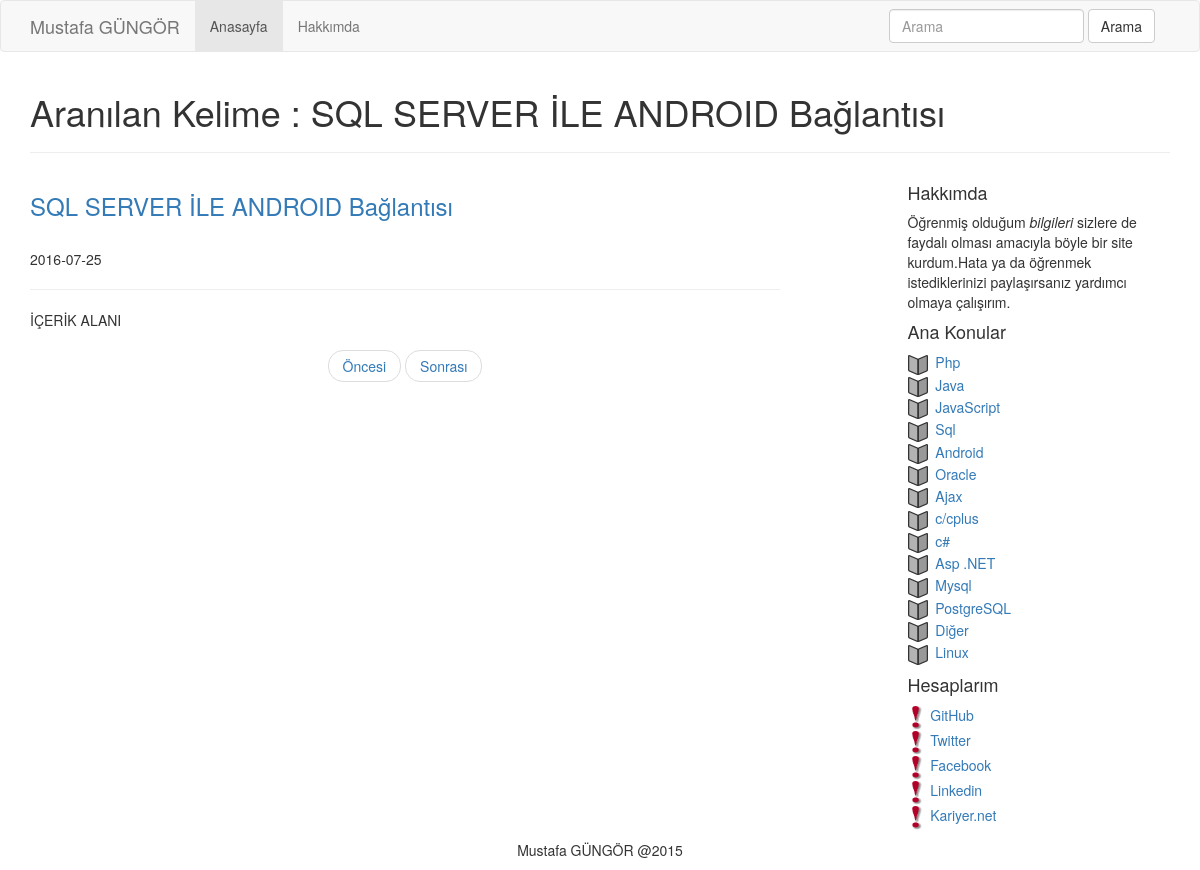
The app's page /page/search.php?isim=SQL SERVER İLE ANDROID Bağlantısı with its own data.
### tables this page shows
CREATE TABLE IF NOT EXISTS `blog` (
  `blog_id` int(11) NOT NULL AUTO_INCREMENT,
  `baslik_id` text NOT NULL,
  `blog_title` text NOT NULL,
  `blog_main` text NOT NULL,
  `blog_aciklama` text NOT NULL,
  `blog_date` date NOT NULL,
  PRIMARY KEY (`blog_id`)
);

CREATE TABLE IF NOT EXISTS `diller` (
  `konu_id` int(11) NOT NULL AUTO_INCREMENT,
  `konu_ad` varchar(50) NOT NULL,
  PRIMARY KEY (`konu_id`)
);

### page/arama.php (called while the page is built)
<?php $komut="select * from blog where blog_title like'%".$gelen."%'"; ?>

### page/menu_ceklocal.php (the view)
<?php
	$menucek=mysql_query("select * from diller");
	while($oku=mysql_fetch_assoc($menucek)){
				echo '<li><a href="mainpage.php?konu_ad='.$oku['konu_ad'].'"><img src="../img/message.png" width="20" height="20">&nbsp;&nbsp;'.$oku['konu_ad'].'</a></li>';
				}
?>

### page/search.php (shortened to what this page needs)
<?php
  $gelen=$_GET['isim'];
?>
<!DOCTYPE html>
<html lang="en">
<head>
<link rel="stylesheet" href="../css/bootstrap.css">
</head>
<body>
<nav class="navbar navbar-default">
  <div class="container">
    <div class="navbar-header">
      <a class="navbar-brand" href="#">Mustafa GÜNGÖR</a> </div>
    <div class="collapse navbar-collapse" id="myDefaultNavbar1">
      <ul class="nav navbar-nav">
        <li class="active"><a href="../index.php">Anasayfa <span class="sr-only">(current)</span></a></li>
        <li><a href="../hakkimda.php">Hakkımda</a></li>
      </ul>
      <form class="navbar-form navbar-right" role="search" method="get" action="search.php">
        <div class="form-group">
          <input type="text" name="isim" id="arama" class="form-control" placeholder="Arama">
        </div>
        <button type="submit" class="btn btn-default">Arama</button>
      </form>
</div>
  </div>
</nav>
<div class="container">
      <div class="blog-header">
        <h1 class="blog-title"><?php echo "Aranılan Kelime : ".$gelen;?></h1>
        <p class="lead blog-description"><hr></p>
      </div>
      <div class="row">
        <div class="col-sm-8 blog-main">
          <div class="blog-post">
            <p class="blog-post-meta"><?php
				include("arama.php");
				$sorgu=mysql_query($komut);
				while($oku=mysql_fetch_assoc($sorgu)){
				echo "<a href='konu.php?isim=".$oku["blog_title"]."'><h3>".$oku['blog_title']."</h3></a><br/>".$oku['blog_date']."<hr>";
				}?></h4>
            İÇERİK ALANI
          </div>
          <nav>
            <ul class="pager">
              <li><a href="#">Öncesi</a></li>
              <li><a href="#">Sonrası</a></li>
            </ul>
          </nav>
        </div>
        <div class="col-sm-3 col-sm-offset-1 blog-sidebar">
          <div class="sidebar-module sidebar-module-inset">
            <h4>Hakkımda</h4>
            <p>Öğrenmiş olduğum <em>bilgileri</em> sizlere de faydalı olması amacıyla böyle bir site kurdum.Hata ya da öğrenmek istediklerinizi paylaşırsanız yardımcı olmaya çalışırım.</p>
          </div>
          <div class="sidebar-module">
            <h4>Ana Konular</h4>
            <ol class="list-unstyled">
            <?php include("menu_ceklocal.php"); ?>
            </ol>
          </div>
          <div class="sidebar-module">
            <h4>Hesaplarım</h4>
            <ol class="list-unstyled">
              <li><a href="https://github.com/mustafagungor"><img src="../img/kisi.gif" width="15" height="25">&nbsp;&nbsp;GitHub</a></li>
              <li><a href="#"><img src="../img/kisi.gif" width="15" height="25">&nbsp;&nbsp;Twitter</a></li>
              <li><a href="https://www.facebook.com/mgngr"><img src="../img/kisi.gif" width="15" height="25">&nbsp;&nbsp;Facebook</a></li>
              <li><a href="https://www.linkedin.com/in/mustafa-g%C3%BCng%C3%B6r-47b122b7?trk=nav_responsive_tab_profile"><img src="../img/kisi.gif" width="15" height="25">&nbsp;&nbsp;Linkedin</a></li>
              <li><a href="#"><img src="../img/kisi.gif" width="15" height="25">&nbsp;&nbsp;Kariyer.net</a></li>
            </ol>
          </div>
        </div>
      </div>
    </div>
    <footer class="text-center">
  <div class="container">
    <div class="row">
      <div class="col-xs-12">
        <p>Mustafa GÜNGÖR @2015</p>
      </div>
    </div>
  </div>
</footer>
</body>
</html>

### records on screen
blog: blog_date "2016-07-25"
diller: konu_ad "Php"
diller: konu_ad "Java"
diller: konu_ad "JavaScript"
diller: konu_ad "Sql"
diller: konu_ad "Android"
diller: konu_ad "Oracle"
diller: konu_ad "Ajax"
diller: konu_ad "c/cplus"
diller: konu_ad "c#"
diller: konu_ad "Asp .NET"
diller: konu_ad "Mysql"
diller: konu_ad "PostgreSQL"
diller: konu_ad "Diğer"
diller: konu_ad "Linux"

### other values on screen
$gelen "SQL SERVER İLE ANDROID Bağlantısı"
